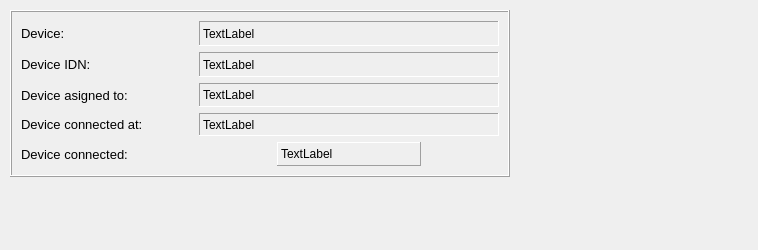
<?xml version="1.0" encoding="UTF-8"?>
<ui version="4.0">
 <class>device_info</class>
 <widget class="QWidget" name="device_info">
  <property name="geometry">
   <rect>
    <x>0</x>
    <y>0</y>
    <width>758</width>
    <height>250</height>
   </rect>
  </property>
  <property name="windowTitle">
   <string>Form</string>
  </property>
  <property name="styleSheet">
   <string notr="true"/>
  </property>
  <widget class="QFrame" name="device_widget">
   <property name="geometry">
    <rect>
     <x>10</x>
     <y>10</y>
     <width>500</width>
     <height>167</height>
    </rect>
   </property>
   <property name="sizePolicy">
    <sizepolicy hsizetype="Preferred" vsizetype="Preferred">
     <horstretch>0</horstretch>
     <verstretch>0</verstretch>
    </sizepolicy>
   </property>
   <property name="minimumSize">
    <size>
     <width>500</width>
     <height>0</height>
    </size>
   </property>
   <property name="maximumSize">
    <size>
     <width>500</width>
     <height>16777215</height>
    </size>
   </property>
   <property name="autoFillBackground">
    <bool>false</bool>
   </property>
   <property name="styleSheet">
    <string notr="true"/>
   </property>
   <property name="frameShape">
    <enum>QFrame::Box</enum>
   </property>
   <property name="frameShadow">
    <enum>QFrame::Raised</enum>
   </property>
   <layout class="QGridLayout" name="gridLayout">
    <item row="1" column="0" colspan="2">
     <widget class="QLabel" name="label_2">
      <property name="font">
       <font>
        <pointsize>10</pointsize>
       </font>
      </property>
      <property name="text">
       <string>Device IDN: </string>
      </property>
     </widget>
    </item>
    <item row="0" column="0">
     <widget class="QLabel" name="label">
      <property name="font">
       <font>
        <pointsize>10</pointsize>
       </font>
      </property>
      <property name="autoFillBackground">
       <bool>false</bool>
      </property>
      <property name="styleSheet">
       <string notr="true"/>
      </property>
      <property name="text">
       <string>Device: </string>
      </property>
     </widget>
    </item>
    <item row="3" column="0">
     <widget class="QLabel" name="label_4">
      <property name="font">
       <font>
        <pointsize>10</pointsize>
       </font>
      </property>
      <property name="text">
       <string>Device connected at: </string>
      </property>
     </widget>
    </item>
    <item row="3" column="2" colspan="4">
     <widget class="QLabel" name="device_connected_at_label">
      <property name="autoFillBackground">
       <bool>false</bool>
      </property>
      <property name="styleSheet">
       <string notr="true"/>
      </property>
      <property name="frameShape">
       <enum>QFrame::Panel</enum>
      </property>
      <property name="frameShadow">
       <enum>QFrame::Sunken</enum>
      </property>
      <property name="text">
       <string>TextLabel</string>
      </property>
     </widget>
    </item>
    <item row="4" column="3" colspan="2">
     <widget class="QLabel" name="device_connected_label">
      <property name="autoFillBackground">
       <bool>false</bool>
      </property>
      <property name="styleSheet">
       <string notr="true"/>
      </property>
      <property name="frameShape">
       <enum>QFrame::Panel</enum>
      </property>
      <property name="frameShadow">
       <enum>QFrame::Raised</enum>
      </property>
      <property name="text">
       <string>TextLabel</string>
      </property>
     </widget>
    </item>
    <item row="0" column="2" colspan="4">
     <widget class="QLabel" name="device_name_label">
      <property name="sizePolicy">
       <sizepolicy hsizetype="Fixed" vsizetype="Fixed">
        <horstretch>0</horstretch>
        <verstretch>0</verstretch>
       </sizepolicy>
      </property>
      <property name="minimumSize">
       <size>
        <width>300</width>
        <height>25</height>
       </size>
      </property>
      <property name="maximumSize">
       <size>
        <width>300</width>
        <height>25</height>
       </size>
      </property>
      <property name="autoFillBackground">
       <bool>false</bool>
      </property>
      <property name="styleSheet">
       <string notr="true"/>
      </property>
      <property name="frameShape">
       <enum>QFrame::Panel</enum>
      </property>
      <property name="frameShadow">
       <enum>QFrame::Sunken</enum>
      </property>
      <property name="text">
       <string>TextLabel</string>
      </property>
     </widget>
    </item>
    <item row="2" column="2" colspan="4">
     <widget class="QLabel" name="device_assigned_to_label">
      <property name="autoFillBackground">
       <bool>false</bool>
      </property>
      <property name="styleSheet">
       <string notr="true">
</string>
      </property>
      <property name="frameShape">
       <enum>QFrame::Panel</enum>
      </property>
      <property name="frameShadow">
       <enum>QFrame::Sunken</enum>
      </property>
      <property name="text">
       <string>TextLabel</string>
      </property>
     </widget>
    </item>
    <item row="1" column="2" colspan="4">
     <widget class="QLabel" name="device_IDN_label">
      <property name="sizePolicy">
       <sizepolicy hsizetype="Fixed" vsizetype="Fixed">
        <horstretch>0</horstretch>
        <verstretch>0</verstretch>
       </sizepolicy>
      </property>
      <property name="minimumSize">
       <size>
        <width>300</width>
        <height>25</height>
       </size>
      </property>
      <property name="maximumSize">
       <size>
        <width>300</width>
        <height>25</height>
       </size>
      </property>
      <property name="autoFillBackground">
       <bool>false</bool>
      </property>
      <property name="styleSheet">
       <string notr="true"/>
      </property>
      <property name="frameShape">
       <enum>QFrame::Panel</enum>
      </property>
      <property name="frameShadow">
       <enum>QFrame::Sunken</enum>
      </property>
      <property name="text">
       <string>TextLabel</string>
      </property>
     </widget>
    </item>
    <item row="4" column="0" colspan="3">
     <widget class="QLabel" name="label_3">
      <property name="font">
       <font>
        <pointsize>10</pointsize>
       </font>
      </property>
      <property name="styleSheet">
       <string notr="true"/>
      </property>
      <property name="text">
       <string>Device connected: </string>
      </property>
     </widget>
    </item>
    <item row="2" column="0">
     <widget class="QLabel" name="label_5">
      <property name="font">
       <font>
        <pointsize>10</pointsize>
       </font>
      </property>
      <property name="text">
       <string>Device asigned to: </string>
      </property>
     </widget>
    </item>
   </layout>
  </widget>
 </widget>
 <resources/>
 <connections/>
</ui>
